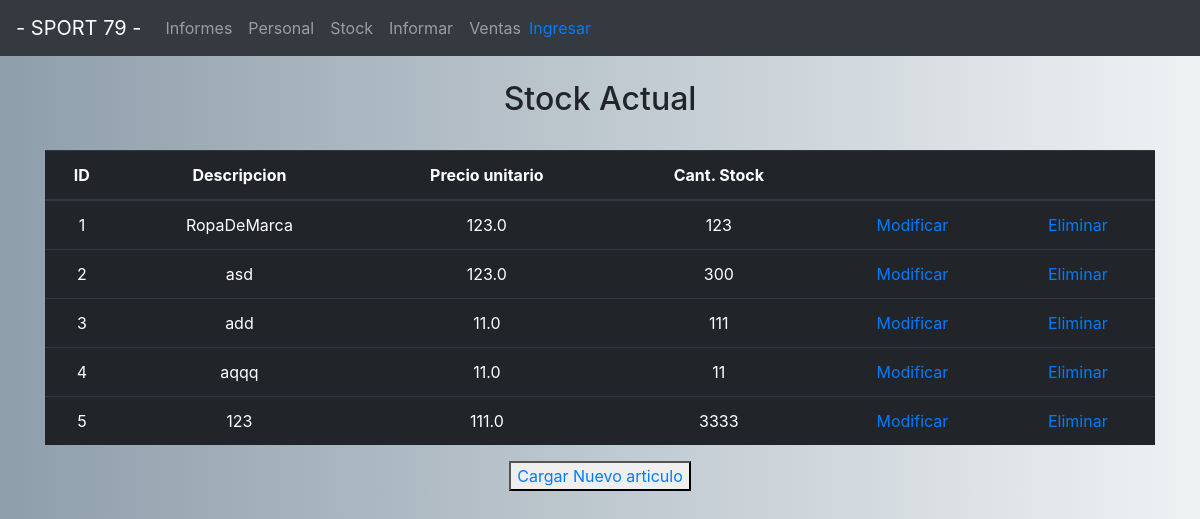
The page /Stock on the database as committed earlier.
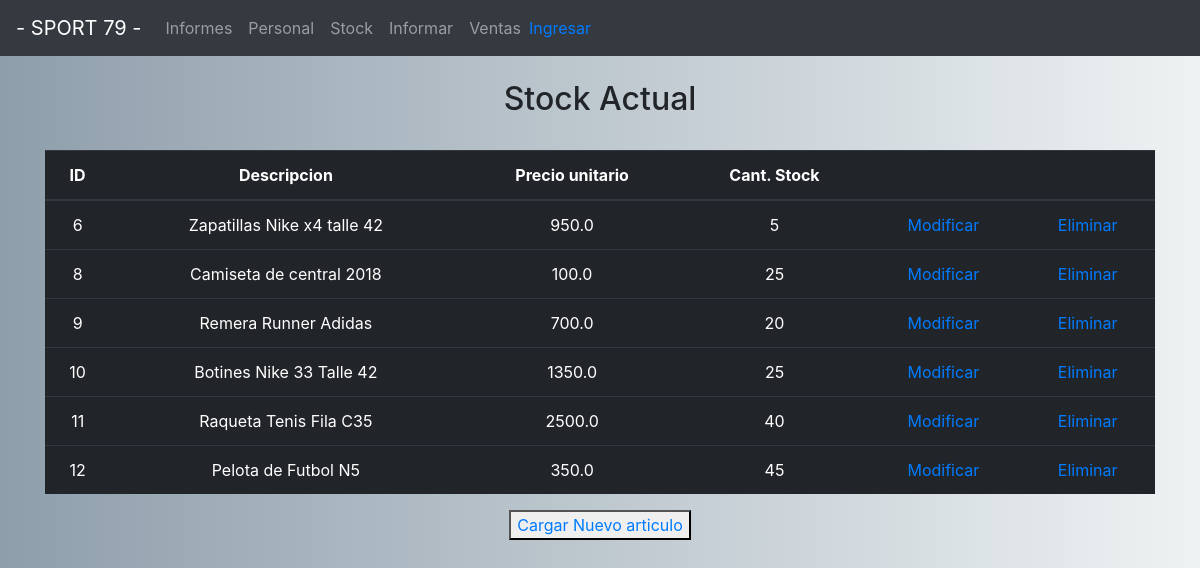
The same page on the database as committed later.
### CapaDatos/modelos.py (models this page shows, shortened)
class Articulo(db.Model):
    __tablename__='articulos'
    id = db.Column(db.Integer, primary_key=True, autoincrement=True)
    descripcion = db.Column(db.String, nullable=False, unique=True)
    precio_unitario = db.Column(db.Float, nullable=False)
    stock = db.Column(db.Integer, nullable=False)

### CapaPresentacion/InformadorProyecto.py (the view)
@app.route('/Stock')
def stock():
    articulos = ControladorLocal().getall_articulos()
    return render_template('index.html',pagina='stock.html',articulos=articulos)

### CapaDatos/Datos.py (called while the page is built)
    def getall_articulos(self):
        return Articulo.query.all()

### CapaNegocio/Logica.py (called while the page is built)
    def getall_articulos(self):
        return self.articulosdata.getall_articulos()

### CapaPresentacion/templates/index.html (shortened to what this page needs)
<!DOCTYPE html>
<html lang="en">
<head>
  <link rel="stylesheet" href="static/css/bootstrap.min.css">
</head>
<body>
{% include('cabecera.html') %}
{% include pagina %}
</body>
</html>

### CapaPresentacion/templates/cabecera.html (shortened to what this page needs)
  <link rel="stylesheet" href="static/css/bootstrap.min.css">
<nav class="navbar navbar-expand-sm bg-dark navbar-dark">
  <a class="navbar-brand" href="#">- SPORT 79 - </a>
  <div class="collapse navbar-collapse" id="collapsibleNavbar">
    <ul class="navbar-nav">
      <li class="nav-item">
        <a class="nav-link" href="{{ url_for('prueba') }}">Informes</a>
      </li>
      <li class="nav-item">
        <a class="nav-link" href="{{ url_for('personal') }}">Personal</a>
      </li>
      <li class="nav-item">
        <a class="nav-link" href="{{ url_for('stock') }}">Stock</a>
      </li>
        <li class="nav-item">
        <a class="nav-link" href="{{ url_for('stock') }}">Informar</a>
      </li>
        <li>
            <a class="nav-link" href="{{ url_for('ventas') }}">Ventas</a>
        </li>
    </ul>
       <a href="{{ url_for('login') }}">
           {% if current_user.is_authenticated %}
                Hi {{ current_user.nombre}}!<a href="{{ url_for('logout') }}">Salir</a>
               {% else %}
                Ingresar
           {% endif %}
       </a>
  </div>
</nav>

### CapaPresentacion/templates/stock.html (shortened to what this page needs)
<!DOCTYPE html>
<html lang="en">
<head>
</head>
<body style="background: linear-gradient(to right, #8e9eab, #eef2f3);">
<br>
<div align="center"><h2>Stock Actual</h2></div><br>
<div class="container h-100" >
    <table class="table table-dark table-hover">
    <thead style="border-bottom: 2px solid black; border-top-color: #9fcdff;">
    <tr class="text-center">
        <th class="col-xs-1">ID</th>
        <th>Descripcion</th>
        <th class="col-xs-3">Precio unitario</th>
        <th>Cant. Stock</th>
        <th></th>
        <th></th>
    </tr>
    </thead>
        <tbody>
        {% for articulo in articulos %}
            <tr class="text-center">
           <td class="">{{ articulo.id  }}</td>
           <td class="">{{ articulo.descripcion }}</td>
           <td class="">{{ articulo.precio_unitario  }}</td>
           <td class="">{{ articulo.stock  }}</td>
            <td><a href="{{url_for('.formularioarticulos',ID=articulo.id)}}">Modificar</a></td>
                <td><a onclick="return confirm('¿Confirmar el  el articulo seleccionado?')" href="{{ url_for('.eliminararticulo',ID=articulo.id) }}">Eliminar</a></td>
           </tr>
        {% endfor %}
        </tbody>
</table>
</div>
<div  align="center">
<button><a href=" {{ url_for('formularioarticulos') }}">Cargar Nuevo articulo</a></button>
</div>
</body>
</html>

Rows that differ between the two databases and show on the page:
removed Articulo: id "1", descripcion "RopaDeMarca", precio_unitario "123.0", stock "123"
removed Articulo: id "2", descripcion "asd", precio_unitario "123.0", stock "300"
removed Articulo: id "3", descripcion "add", precio_unitario "11.0", stock "111"
removed Articulo: id "4", descripcion "aqqq", precio_unitario "11.0", stock "11"
removed Articulo: id "5", descripcion "123", precio_unitario "111.0", stock "3333"
added Articulo: id "6", descripcion "Zapatillas Nike x4 talle 42", precio_unitario "950.0", stock "5"
added Articulo: id "8", descripcion "Camiseta de central 2018", precio_unitario "100.0", stock "25"
added Articulo: id "9", descripcion "Remera Runner Adidas", precio_unitario "700.0", stock "20"
added Articulo: id "10", descripcion "Botines Nike 33 Talle 42", precio_unitario "1350.0", stock "25"
added Articulo: id "11", descripcion "Raqueta Tenis Fila C35", precio_unitario "2500.0", stock "40"
added Articulo: id "12", descripcion "Pelota de Futbol N5", precio_unitario "350.0", stock "45"
